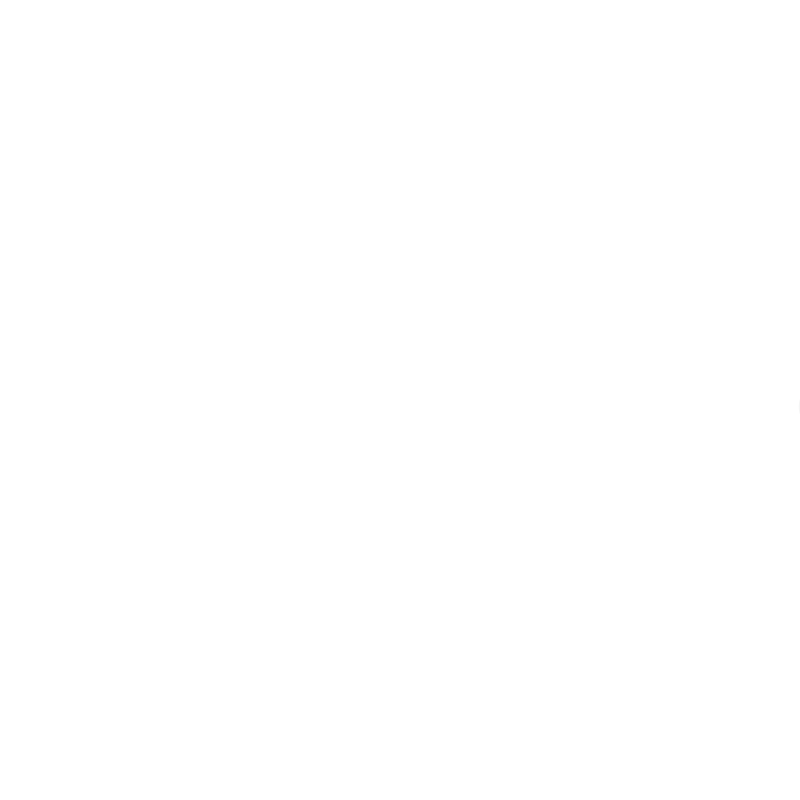
Frame 1 (no input)
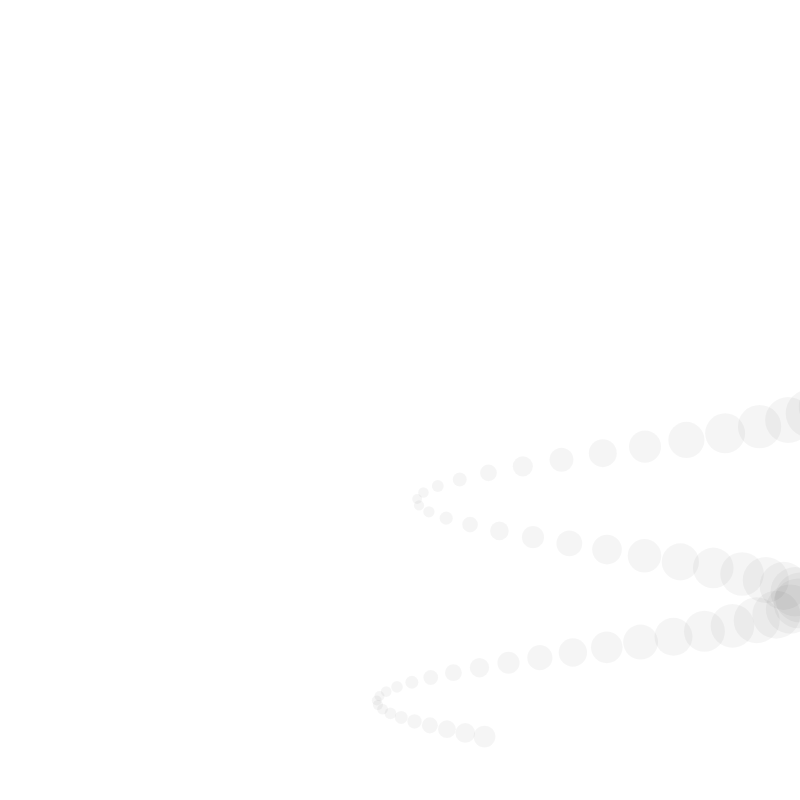
Frame 60 (no input)
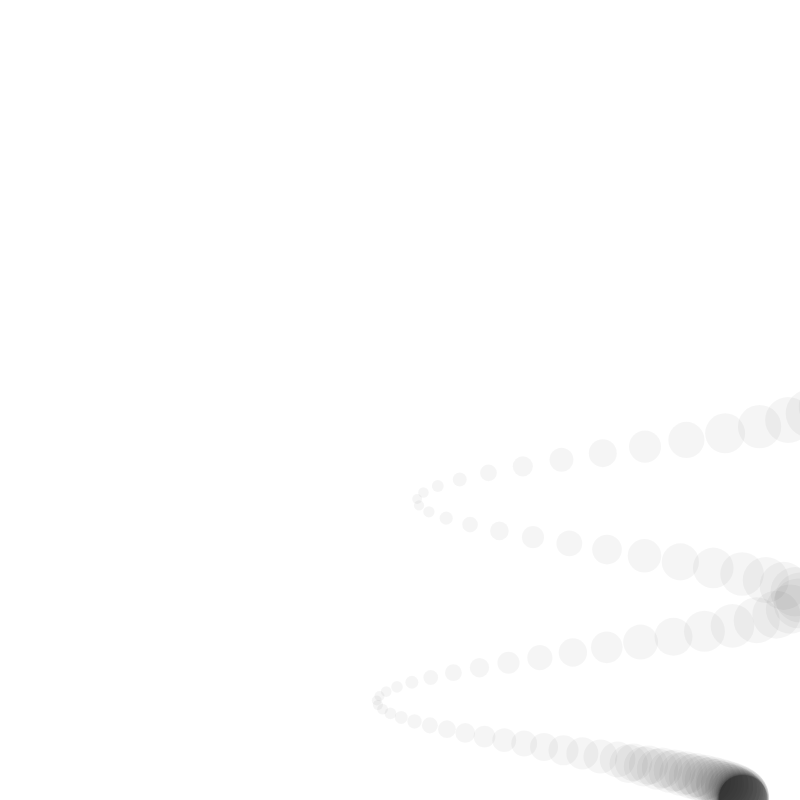
Frame 120 (the mouse pressed at the canvas centre since frame 60)

The p5.js sketch that drew these frames (run headless with seeded random() and noise() and a simulated clock; from frame 60 on, the mouse is pressed at the canvas centre):

// p5.js sketch
// ── sketch.js
var slider, divi;
var x=0;
var seed = 0.2;
function setup() {
    createCanvas(800, 800);
    slider = createSlider(0, 1, 0, 0.0001);
    divi = createSlider(0.5,5.0,0.5);
    //slider.changed(maFonction);
    //  background(0);
    // strokeWeight(30);
    fill(0,10);
    noStroke();
    background(255);
}

function draw() {
    // background(255);
    push();
    translate((width*noise(seed)), (height/2));
    // var val = slider.value();
     x = (sin(millis()/1000));

    // x = slider.value();
    var y = 1.0 - pow(sin(PI * x/divi.value()), 2.0);// *-height/2;
    //var y = 1.0 - pow(abs(x), 3.5);
    var sz = 40*y + 10;
    ellipse(y * width / 2, x*height/2, sz,sz);

  //  ellipse( x*width/2,y*-height/2, 20, 20);
  //  ellipse(0,0, 300*y, 300*y);
    pop();
    //text(slider.value(), width/2, height/2)
    seed += 0.002;
}

function maFonction() {
    // background(random(255), 0, random(255));
}
